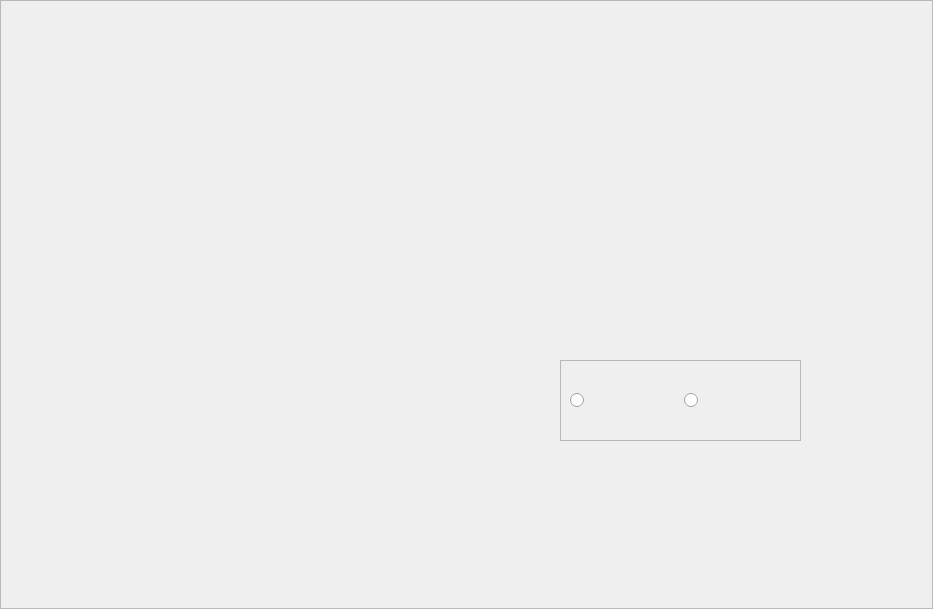
<?xml version="1.0" encoding="UTF-8"?>
<ui version="4.0">
 <class>Form</class>
 <widget class="QWidget" name="Form">
  <property name="geometry">
   <rect>
    <x>0</x>
    <y>0</y>
    <width>933</width>
    <height>609</height>
   </rect>
  </property>
  <property name="windowTitle">
   <string>Form</string>
  </property>
  <layout class="QVBoxLayout" name="verticalLayout">
   <property name="spacing">
    <number>0</number>
   </property>
   <property name="leftMargin">
    <number>0</number>
   </property>
   <property name="topMargin">
    <number>0</number>
   </property>
   <property name="rightMargin">
    <number>0</number>
   </property>
   <property name="bottomMargin">
    <number>0</number>
   </property>
   <item>
    <widget class="QFrame" name="frame">
     <property name="styleSheet">
      <string notr="true">.QFrame#frame{border-image: url(:/img/img/Desktop_-_7.png)}</string>
     </property>
     <property name="frameShape">
      <enum>QFrame::StyledPanel</enum>
     </property>
     <property name="frameShadow">
      <enum>QFrame::Raised</enum>
     </property>
     <widget class="QPushButton" name="enrollBtn">
      <property name="geometry">
       <rect>
        <x>640</x>
        <y>440</y>
        <width>93</width>
        <height>28</height>
       </rect>
      </property>
      <property name="styleSheet">
       <string notr="true">  background-color: transparent;
  border: none;</string>
      </property>
      <property name="text">
       <string/>
      </property>
     </widget>
     <widget class="QPushButton" name="loginBtn">
      <property name="geometry">
       <rect>
        <x>750</x>
        <y>440</y>
        <width>121</width>
        <height>31</height>
       </rect>
      </property>
      <property name="styleSheet">
       <string notr="true">  background-color: transparent;
  border: none;</string>
      </property>
      <property name="text">
       <string/>
      </property>
     </widget>
     <widget class="QLineEdit" name="idlineEdit">
      <property name="geometry">
       <rect>
        <x>570</x>
        <y>260</y>
        <width>231</width>
        <height>31</height>
       </rect>
      </property>
      <property name="styleSheet">
       <string notr="true">  background-color: transparent;
  border: none;</string>
      </property>
     </widget>
     <widget class="QLineEdit" name="pwdlineEdit">
      <property name="geometry">
       <rect>
        <x>580</x>
        <y>310</y>
        <width>231</width>
        <height>31</height>
       </rect>
      </property>
      <property name="styleSheet">
       <string notr="true">  background-color: transparent;
  border: none;</string>
      </property>
     </widget>
     <widget class="QFrame" name="frame_2">
      <property name="geometry">
       <rect>
        <x>560</x>
        <y>360</y>
        <width>241</width>
        <height>81</height>
       </rect>
      </property>
      <property name="frameShape">
       <enum>QFrame::StyledPanel</enum>
      </property>
      <property name="frameShadow">
       <enum>QFrame::Raised</enum>
      </property>
      <layout class="QHBoxLayout" name="horizontalLayout">
       <item>
        <widget class="QRadioButton" name="radioButton">
         <property name="text">
          <string/>
         </property>
        </widget>
       </item>
       <item>
        <widget class="QRadioButton" name="radioButton_2">
         <property name="text">
          <string/>
         </property>
        </widget>
       </item>
      </layout>
     </widget>
    </widget>
   </item>
  </layout>
 </widget>
 <resources>
  <include location="imgenroll.qrc"/>
 </resources>
 <connections/>
</ui>
